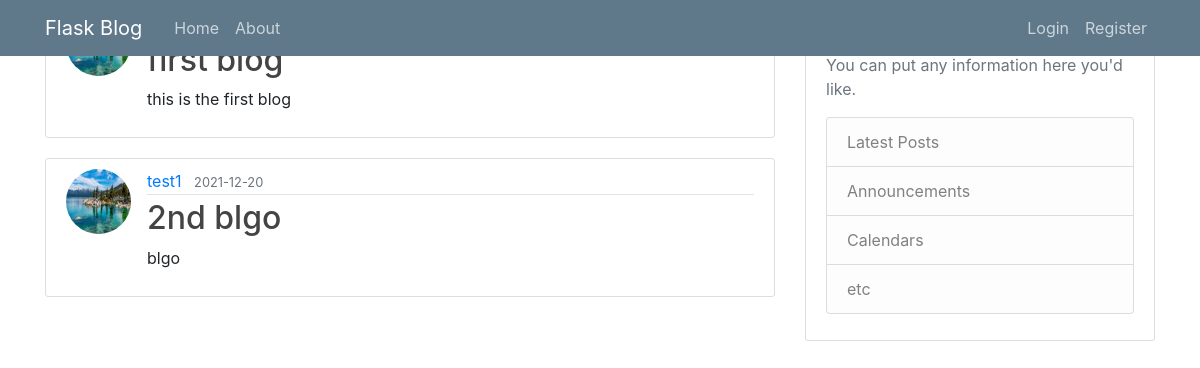
The app's page /home, older data.
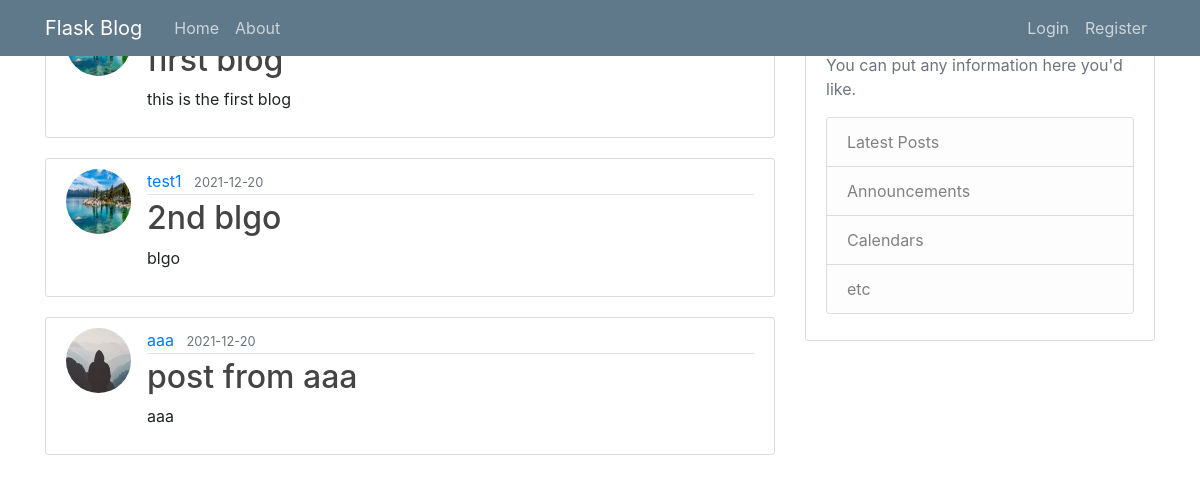
The same page, newer data.
### flaskblog/models.py (models this page shows, shortened)
class Post(db.Model):
    id = db.Column(db.Integer, primary_key=True)
    title = db.Column(db.String(100), nullable=False)
    date_posted = db.Column(db.DateTime, nullable=False, default = datetime.utcnow)
    content = db.Column(db.Text, nullable=False)
    user_id = db.Column(db.Integer, db.ForeignKey('user.id'), nullable=False)

class User(db.Model, UserMixin):
    id = db.Column(db.Integer, primary_key=True)
    username = db.Column(db.String(20), unique=True, nullable=False)
    email = db.Column(db.String(120), unique=True, nullable=False)
    image_file = db.Column(db.String(20), nullable=False, default='default.jpg')
    password = db.Column(db.String(60), nullable=False)
    posts = db.relationship('Post', backref='author', lazy=True)

### flaskblog/routes.py (the view)
@app.route("/")
@app.route("/home")
def home():
    posts = Post.query.all()
    print(len(posts))
    return render_template('home.html', posts=posts)

### flaskblog/templates/home.html
{% extends "layout.html" %}
{% block content %}
    {% for post in posts %}
        <article class="media content-section">
            <img class="rounded-circle article-img", src="{{ url_for('static', filename='profile_pics/' + post.author.image_file) }}">
          <div class="media-body">
            <div class="article-metadata">
              <a class="mr-2" href="#">{{ post.author.username }}</a>
              <small class="text-muted">{{ post.date_posted.strftime('%Y-%m-%d')}}</small>
            </div>
            <h2><a class="article-title" href={{ url_for('post', post_id=post.id) }}>{{ post.title }}</a></h2>
            <p class="article-content">{{ post.content }}</p>
          </div>
        </article>
    {% endfor %}
{% endblock content %}

Row changes from the older to the newer data that the page shows:
added Post: image_file (placeholder picture), author.username "aaa", date_posted "2021-12-20", title "post from aaa", content "aaa"
